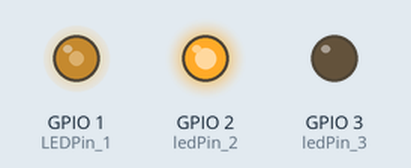
Recording of a sketch running on a simulated ESP32. Parts: output pins drawn as LEDs (lit = HIGH).

Above: at 0.3 s.
At 5.55 s:
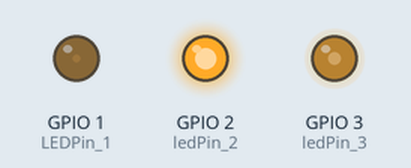
At 10.57 s:
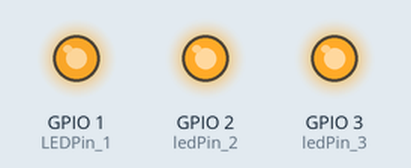
At 20.02 s:
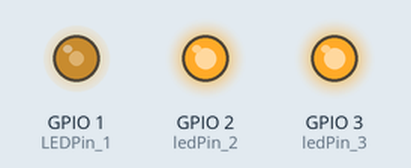
At 28.95 s:
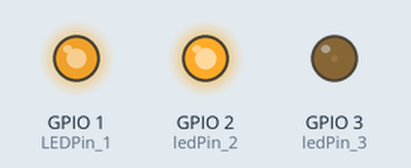
At 39.37 s:
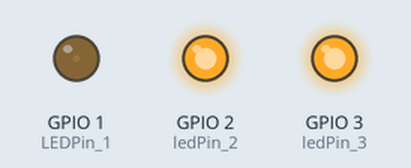
Timing chart, 0 to 40.0 s (numbered marks = the images above):
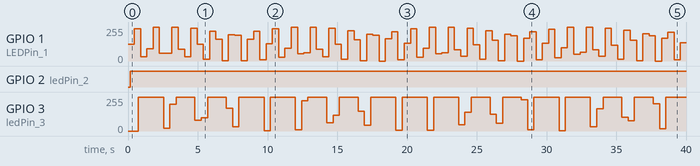

The sketch:

RGD_LED.ino
```cpp
#include <math.h>
uint8_t LEDPin_1 = 1;
uint8_t ledPin_2 = 2;
uint8_t ledPin_3 = 3;
int dutyCycle[] = {255,512,767};
int PWMFreq = 5000;
int PWMChannel[] = {0,1,2};
int PWMResolution = 10;
int MAX_DUTY_CYCLE = 1023;
int the_value = 0 ;
void setup() {

ledcSetup(PWMChannel[0], PWMFreq, PWMResolution);
ledcAttachPin(LEDPin_1, PWMChannel[0]);
ledcAttachPin(ledPin_2,PWMChannel[1]);
ledcAttachPin(ledPin_3,PWMChannel[2]);
};

void loop() {
dutyCycle[0]= 512*sin(2*the_value)+(512-1);
dutyCycle[1] = the_value*sin(1.5 * the_value) + 512;
dutyCycle[2]= 1023 * pow(sin(0.6*the_value),2);

for(int i=0;i<3;i++){


ledcWrite(PWMChannel[i], dutyCycle[i]);
delay(150);

}
the_value++;

}
```

Measured:
- by itself, GPIO 2 (ledPin_2): LOW → HIGH at 0.15 s
- by itself, GPIO 1 (LEDPin_1): 0/255 → 127/255 at 0.00 s, → 243/255 0.45 s later, → 31/255 0.45 s later, → 91/255 0.45 s later, … (89 changes in this stretch)
- by itself, GPIO 3 (ledPin_3): 0/255 → 255/255 at 0.75 s, → 20/255 1.8 s later, → 199/255 0.45 s later, → 255/255 0.45 s later, … (45 changes in this stretch)
